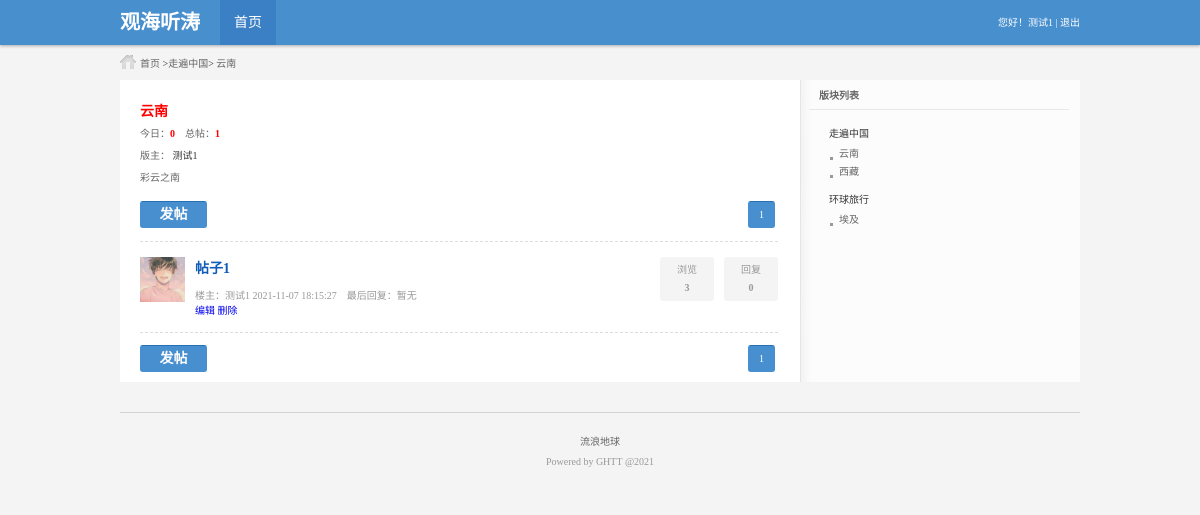
The app's page /list_son.php?id=1 (signed in) with its own data.
### tables this page shows
CREATE TABLE IF NOT EXISTS `father_module` (
  `id` int(10) unsigned NOT NULL AUTO_INCREMENT,
  `module_name` varchar(66) NOT NULL,
  `sort` int(11) NOT NULL DEFAULT '0',
  PRIMARY KEY (`id`)
);

CREATE TABLE IF NOT EXISTS `son_module` (
  `id` int(10) unsigned NOT NULL AUTO_INCREMENT,
  `father_module_id` int(10) unsigned NOT NULL,
  `module_name` varchar(66) NOT NULL,
  `info` varchar(255) NOT NULL,
  `member_id` int(10) unsigned NOT NULL DEFAULT '0',
  `sort` int(10) unsigned NOT NULL DEFAULT '0',
  PRIMARY KEY (`id`)
);

CREATE TABLE IF NOT EXISTS `member` (
  `id` int(10) unsigned NOT NULL AUTO_INCREMENT,
  `name` varchar(32) NOT NULL,
  `pw` varchar(32) NOT NULL,
  `photo` varchar(255),
  `register_time` datetime NOT NULL,
  `last_time` datetime,
  `sign` varchar(255),
  PRIMARY KEY (`id`)
);

CREATE TABLE IF NOT EXISTS `content` (
  `id` int(10) unsigned NOT NULL AUTO_INCREMENT,
  `module_id` int(10) unsigned NOT NULL,
  `title` varchar(255) NOT NULL,
  `content` text NOT NULL,
  `time` datetime NOT NULL,
  `member_id` int(10) unsigned NOT NULL,
  `times` int(10) unsigned NOT NULL DEFAULT '0',
  PRIMARY KEY (`id`)
);

### inc/dblink.inc.php (called while the page is built, shortened)
<?php
function execute($link,$query){
	$result=mysqli_query($link,$query);
	return $result;
}
function num($link,$sql_count){
	$result=execute($link,$sql_count);
	$count=mysqli_fetch_row($result);
	return $count[0];
}
?>

### inc/tool.inc.php (called while the page is built, shortened)
<?php
function is_login($link){
	if(isset($_COOKIE['bbs']['name']) && isset($_COOKIE['bbs']['pw'])){
		$query="select * from member where name='{$_COOKIE['bbs']['name']}' and sha1(pw)='{$_COOKIE['bbs']['pw']}'";
		$result=execute($link,$query);
		if(mysqli_num_rows($result)==1){
			$data=mysqli_fetch_assoc($result);
			return $data['id'];
		}else{
			return false;
		}
	}else{
		return false;
	}
}
?>

### list_son.php (the view, shortened to what this page needs)
<?php
include_once 'inc/dblink.inc.php';
include_once 'inc/tool.inc.php';
include_once 'inc/page.inc.php';
$member_id=is_login($link);
$query="select * from son_module where id={$_GET['id']}";
$result_son=execute($link,$query);
$data_son=mysqli_fetch_assoc($result_son);
$query="select * from father_module where id={$data_son['father_module_id']}";
$result_father=execute($link,$query);
$data_father=mysqli_fetch_assoc($result_father);
$query="select count(*) from content where module_id={$_GET['id']}";
$count_all=num($link,$query);
$query="select count(*) from content where module_id={$_GET['id']} and time>CURDATE()";
$count_today=num($link,$query);
$query="select * from member where id={$data_son['member_id']}";
$result_member=execute($link,$query);
$data_member=mysqli_fetch_assoc($result_member);
?>
<?php include 'inc/header.inc.php'?>
<div id="position" class="auto">
		 <a href="index.php">首页</a> &gt;<a href="list_father.php?id=<?php echo $data_father['id']?>"><?php echo $data_father['module_name']?></a>&gt; <a><?php echo $data_son['module_name']?></a>
	</div>
	<div id="main" class="auto">
		<div id="left">
			<div class="box_wrap">
				<h3><?php echo $data_son['module_name']?></h3>
				<div class="num">
				    今日：<span><?php echo $count_today?></span>&nbsp;&nbsp;&nbsp;
				    总帖：<span><?php echo $count_all?></span>
				</div>
				<div class="moderator">版主：<span>
                    <?php
                    if(mysqli_num_rows($result_member)==0){
                        echo '暂无版主';
                    }else{
                        echo $data_member['name'];
                    }
                    ?>
                </span></div>
				<div class="notice"><?php echo $data_son['info']?></div>
				<div class="pages_wrap">
				<a class="btn publish" href="publish.php?son_module_id=<?php echo $_GET['id']?>" target="_blank"><span>发帖</span></a>
				<div class="pages">
                <?php
					$page=page($count_all,2);
					echo $page['html'];
					?>
				</div>
			</div>
			</div>
			<ul class="postsList">
            <?php
		$query="select
		content.title,content.id,content.time,content.times,content.member_id,member.name,member.photo,son_module.module_name
		from content,member,son_module where
		content.module_id={$data_son['id']} and
		content.member_id=member.id and
		content.module_id=son_module.id order by content.id desc {$page['limit']} ";
        $result_content=execute($link,$query);
        while($data_content=mysqli_fetch_assoc($result_content)){
			$data_content['title']=htmlspecialchars($data_content['title']);
			$query="select time from reply where content_id={$data_content['id']} order by id desc limit 1";
			$result_last_reply=execute($link,$query);
			if(mysqli_num_rows($result_last_reply)==0){
				$last_time='暂无';
			}else{
				$data_last_reply=mysqli_fetch_assoc($result_last_reply);
				$last_time=$data_last_reply['time'];
			}
			$query="select count(*) from reply where content_id={$data_content['id']}";
			$count_reply=num($link,$query);
                ?>
                	<li>
				<div class="smallPic">
				<a target="_blank" href="member.php?id=<?php echo $data_content['member_id']?>">
						<img width="45" height="45"src="<?php if($data_content['photo']!=''){echo $data_content['photo'];}else{echo 'style/photo.jpg';}?>">
					</a>
				</div>
				<div class="subject">
					<div class="titleWrap"><h2><a target="_blank" href="show.php?id=<?php echo $data_content['id']?>"><?php echo $data_content['title']?></a></h2></div>
					<p>
						楼主：<?php echo $data_content['name']?>&nbsp;<?php echo $data_content['time']?>&nbsp;&nbsp;&nbsp;&nbsp;最后回复：<?php echo $last_time?><br />
						<?php
						if($member_id==$data_content['member_id']){
							$return_url=urlencode($_SERVER['REQUEST_URI']);
							$url=urlencode("content_delete.php?id={$data_content['id']}&return_url={$return_url}");
							$message="你真的要删除帖子 {$data_content['title']} 吗？";
							$delete_url="confirm.php?url={$url}&return_url={$return_url}&message={$message}";
							echo "<a href='content_update.php?id={$data_content['id']}&return_url={$return_url}'>编辑</a> <a href='{$delete_url}'>删除</a>";
						}
						?>
					</p>
				</div>
				<div class="count">
					<p>
						回复<br /><span><?php echo $count_reply?></span>
					</p>
					<p>
						浏览<br /><span><?php echo $data_content['times']?></span>
					</p>
				</div>
			</li>
                <?php
                }
                ?>
			</ul>
			<div class="pages_wrap">
				<a class="btn publish" href="publish.php?son_module_id=<?php echo $_GET['id']?>" target="_blank"><span>发帖</span></a>
				<div class="pages">
                <?php
					$page=page($count_all,2);
					echo $page['html'];
					?>
				</div>
			</div>
		</div>
			<div id="right">
		<div class="classList">
			<div class="title">版块列表</div>
			<ul class="listWrap">
			<?php
				$query="select * from father_module";
				$result_father=execute($link,$query);
				while($data_father=mysqli_fetch_assoc($result_father)){
			?>
				<li>
					<h2><a href="list_father.php?id=<?php echo $data_father['id']?>"><?php echo $data_father['module_name']?></a></h2>
					<ul>
					<?php
					$query="select * from son_module where father_module_id={$data_father['id']}";
					$result_son=execute($link,$query);
					while($data_son=mysqli_fetch_assoc($result_son)){
					?>
						<li><h3><a href="list_son.php?id=<?php echo $data_son['id']?>"><?php echo $data_son['module_name']?></a></h3></li>
						<?php
					}
						?>
					</ul>
				</li>
				<?php
				}
				?>
			</ul>
		</div>
	</div>
</div>
<?php include 'inc/footer.inc.php'?>

### style/public.css (style rules this page uses)
body,div,ul,ol,li,dl,dt,dd,h1,h2,h3,h4,h5,h6,form,input,textarea,p { margin:0px; padding:0px; font-size:10px; font-family:Tahoma; }
ul { list-style:none; }
img,a img { border:none; }
a { text-decoration:none; }
body { background:#F4F4F4; color:#333; }
.auto { width:960px; margin:0 auto; }
#position { background:url(style_icon.png) 0px -60px no-repeat; text-indent:20px; }
#position a { color:#666; }
a.btn { display:block; width:70px; height:30px; float:left; }
a.publish span { width:45px; border-radius:3px; border-style:solid; border-width:1px; display:inline-block; line-height:13px; padding:6px 10px; background:#488fcf; border-color: #2470b5 #488fcf #488fcf; color:#fff; font-size: 14px; font-weight: bold; text-align: center; }
.pages_wrap .pages { float: right; }

### style/list.css (style rules this page uses)
#main { background:url(main_bg.png) repeat-y; margin-top:10px; }
#main #left { width:638px; padding:7px 20px; float:left; }
#main #right { width:282px; float:right; }
#main #left .box_wrap { color:#666; line-height:22px; }
#main #left div.box_wrap h3 { margin:14px 0 0 0; font-size:14px; color:red; }
#main #left div.num span { color:red; font-weight:bold; }
#main #left div.moderator span { color:#333; }
#main #left div.pages_wrap { margin:12px 0 0 0; }
#main ul.postsList { margin:10px 0 0 0; border-top:1px dashed #ddd; }
#main ul.postsList li { border-bottom:1px dashed #ddd; padding:15px 0; }
#main ul.postsList li div.smallPic { width:55px; float:left; }
#main ul.postsList li div.subject { width:450px; float:left; }
#main ul.postsList li div.count { color: #999; line-height: 18px; text-align: center; }
#main ul.postsList li div.count p { background: none repeat scroll 0 0 #f4f4f4; border-radius: 3px; display: block; float: right; height: 36px; margin: 0 0 0 10px; overflow: hidden; padding: 4px 0; width: 54px; }
#main ul.postsList li div.count p span { font-weight:bold; }
#main ul.postsList li div.subject .titleWrap a { font-size:14px; color:#105cb6; }
#main ul.postsList li div.subject .titleWrap h2 { font-size:14px; color:#105cb6; display:inline; }
#main ul.postsList li div.subject p { color:#999; padding:10px 0 0 0; }
#main #right .classList .title { width:260px; margin:0 auto; padding:7px 0; font-weight:bold; color:#666; text-indent:10px; border-bottom:1px solid #e8e8e8; }
#main #right .classList ul.listWrap { width:220px; margin:15px auto 0 auto; }
#main #right .classList ul.listWrap li h2 a { color:#333; font-weight:normal; }
#main #right .classList ul.listWrap li ul { margin:5px 0 10px 0px; }
#main #right .classList ul.listWrap li ul li { background:url(style_icon.png) 0px -389px no-repeat; line-height:180%; border-radius:3px; color: #666; padding-left:10px; }
#main #right .classList ul.listWrap li ul li h3 a { font-weight:normal; color:#666; }

### records on screen
father_module: module_name "走遍中国"
son_module: module_name "云南", info "彩云之南"
member: name "测试1"
content: title "帖子1", member.name "测试1", time "2021-11-07 18:15:27", last_time "暂无", count_reply "0", times "3"
son_module: module_name "西藏"
father_module: module_name "环球旅行"
son_module: module_name "埃及"

### other values on screen
$_COOKIE['bbs']['name'] "测试1"
$count_today "0"
$count_all "1"
